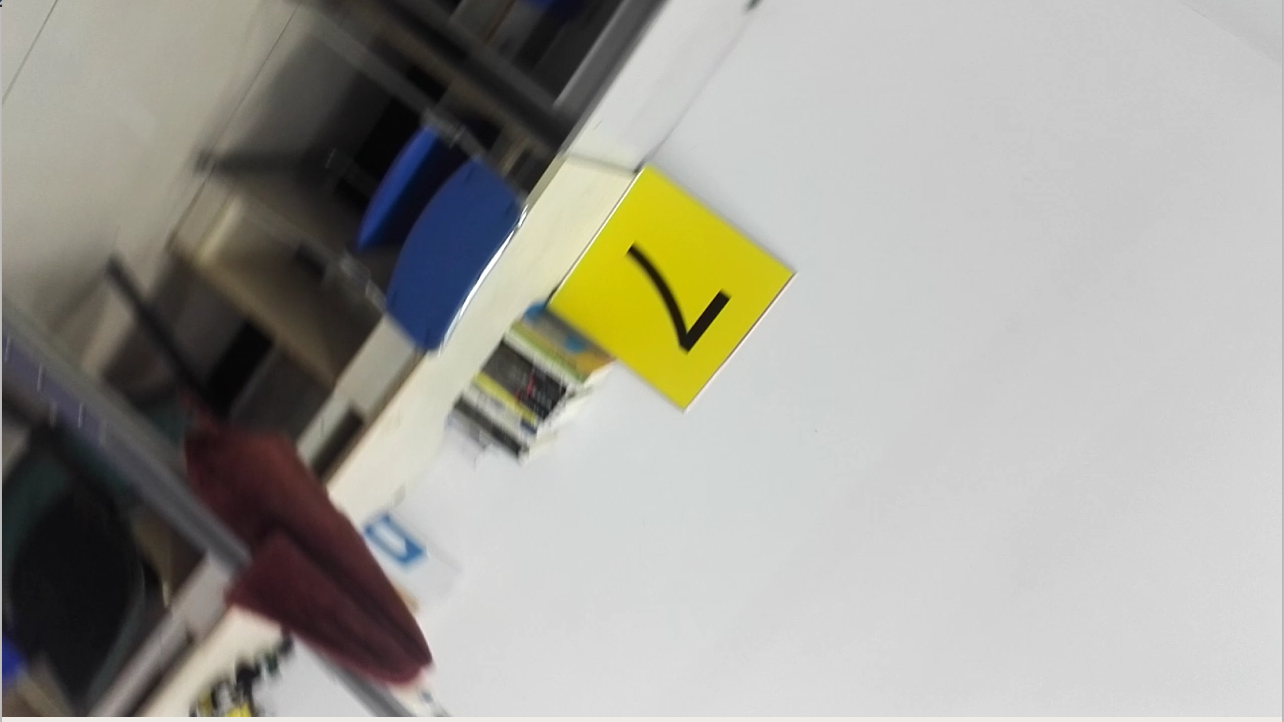
#> input picture locatingYellowMark/data/test5.png, 1284 x 722 px
$ python detectionYellowMarking.py   (older library calls are emulated)
#> lines starting #> are read from the running program, lines starting #| are printed output that depends on the picture; after the words box and inside, x2 and y2 are one past the last pixel; in counts of white or black regions, pixels touching at a corner belong together
#> further down, img is the input picture: shape (722, 1284, 3); mean B, G, R 152.2, 159.6, 161
'''
 * Copyright 2018/9/22 Yan Wang.
 *
 * cut the Yellow Mark in the photo
 *
 '''

import cv2
from matplotlib import pyplot as plt
import numpy as np
import math

def findYellowMark(img):
    # Set the upper and lower bounds in HSV
    lower = np.array([26, 160, 20])
    upper = np.array([34, 255, 255])

    # change the photo to hsv model
    img_HSV = cv2.cvtColor(img, cv2.COLOR_BGR2HSV)
#> img_HSV: shape (722, 1284, 3); mean H, S, V 34.8, 26.9, 163.1
    # use upper and lower to locate the yellow in the photo
    img_mask = cv2.inRange(img_HSV, lower, upper)
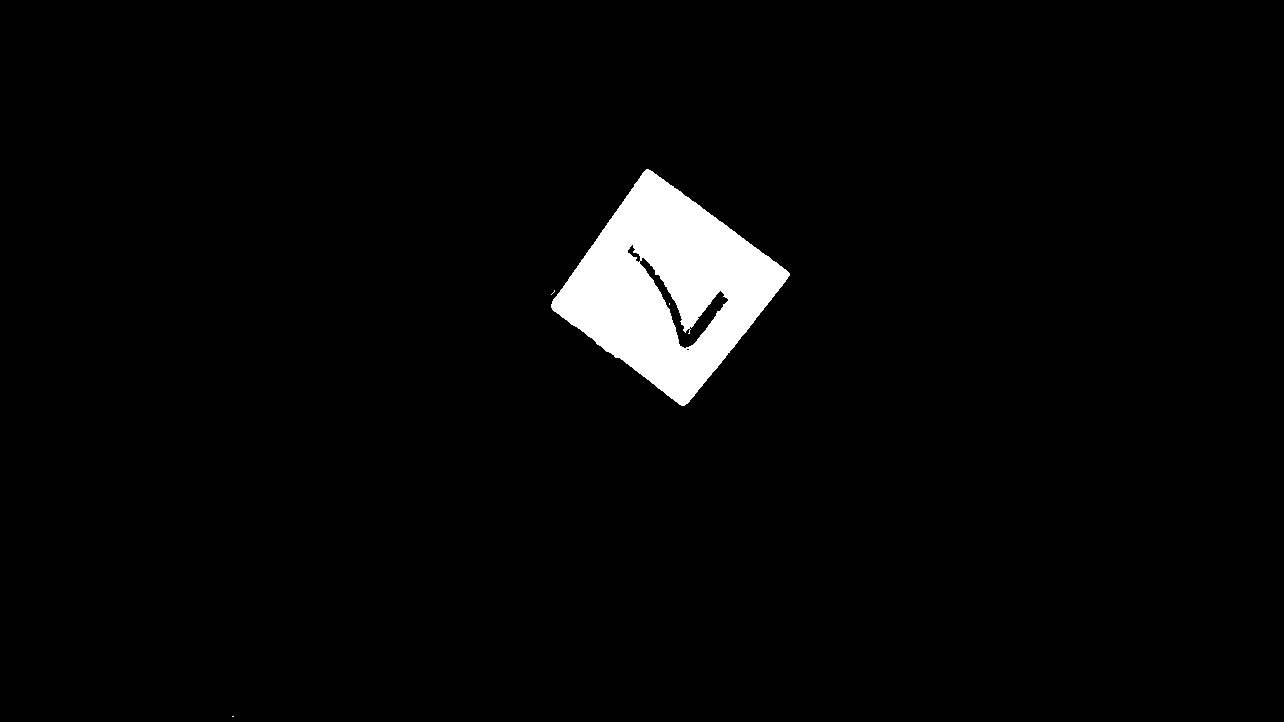
#> img_mask: shape (722, 1284); 3.1% white; 4 white regions (3 under 20 px), largest, box (x1, y1, x2, y2) and area: (551, 169, 790, 406) 28383
    # threshold
    (T, threshold_img) = cv2.threshold(img_mask, 0, 255, cv2.THRESH_OTSU+cv2.THRESH_BINARY)
#> T = 0
    # edge detection by Canny
    edge_img = cv2.Canny(threshold_img,100,200)
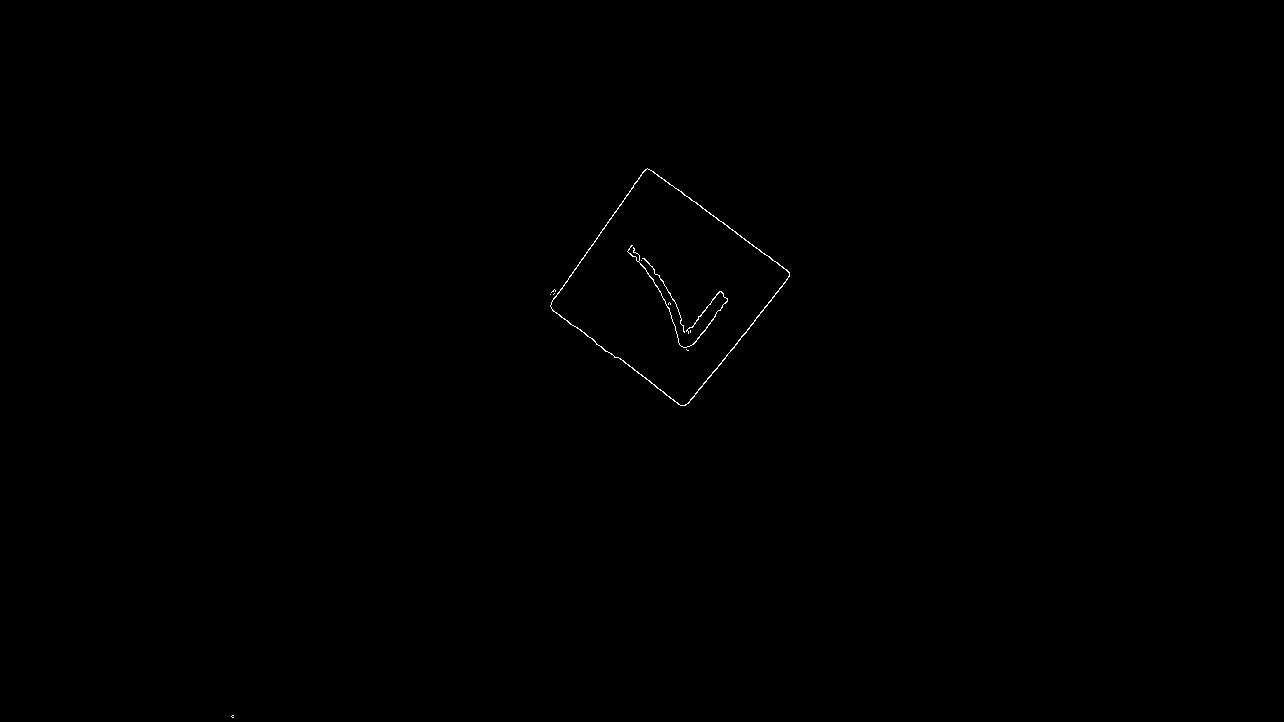
#> edge_img: shape (722, 1284); 0.13% white in thin lines or dots, all inside (x1, y1, x2, y2) = (231, 168, 790, 718)
    # get the contours and the hierarchy of contours
    img_fc, contours, hierarchy = cv2.findContours(edge_img, cv2.RETR_TREE, cv2.CHAIN_APPROX_SIMPLE)
#> contours = 12 contours, 9 with area under 20; largest, box (x1, y1, x2, y2) and area: (550, 168, 790, 406) 30027, (550, 168, 790, 406) 29770, (627, 245, 728, 348) 67
    # use the nested models to locate the yellow mark
    hierarchy = hierarchy[0]
    found = []
    for i in range(len(contours)):
        k = i
        c = 0
        while hierarchy[k][2] != -1:
            k = hierarchy[k][2]
            c = c + 1
        if c >= 2:
            found.append(i)
#> this loop made 12 passes
#> after the loop, found = [4]
    img_mark = img.copy()
    mark_edge = []
    for i in found:
        # record the edge of yellow mark
        mark_edge.append(contours[i])
        # put the mark_edge into the original img
        cv2.drawContours(img_mark,contours,i,(0,0,255),3)
#> this loop made 1 pass
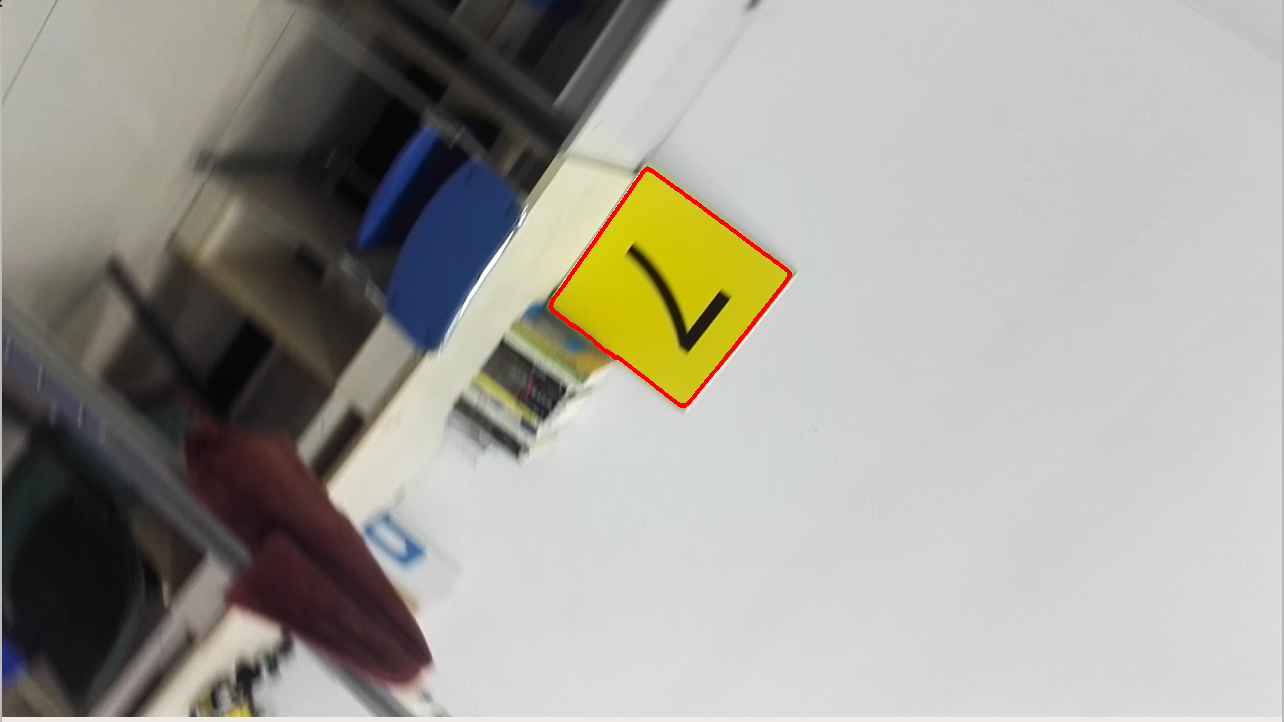
#> img_mark: shape (722, 1284, 3); 0.3% of pixels changed, all inside (x1, y1, x2, y2) = (548, 166, 792, 408)
#> after the loop, mark_edge = 1 contour; box (x1, y1, x2, y2) and area: (550, 168, 790, 406) 30027

    return img_mark

if __name__ == '__main__':
    img = cv2.imread('data/test5.png')

    img_mark = findYellowMark(img)

    cv2.namedWindow("Image")
    cv2.imshow("Image", img)
    cv2.namedWindow("Image2")
    cv2.imshow("Image2", img_mark)

    cv2.waitKey (0)

$ run again, with locatingYellowMark/data/test4.png copied over locatingYellowMark/data/test5.png
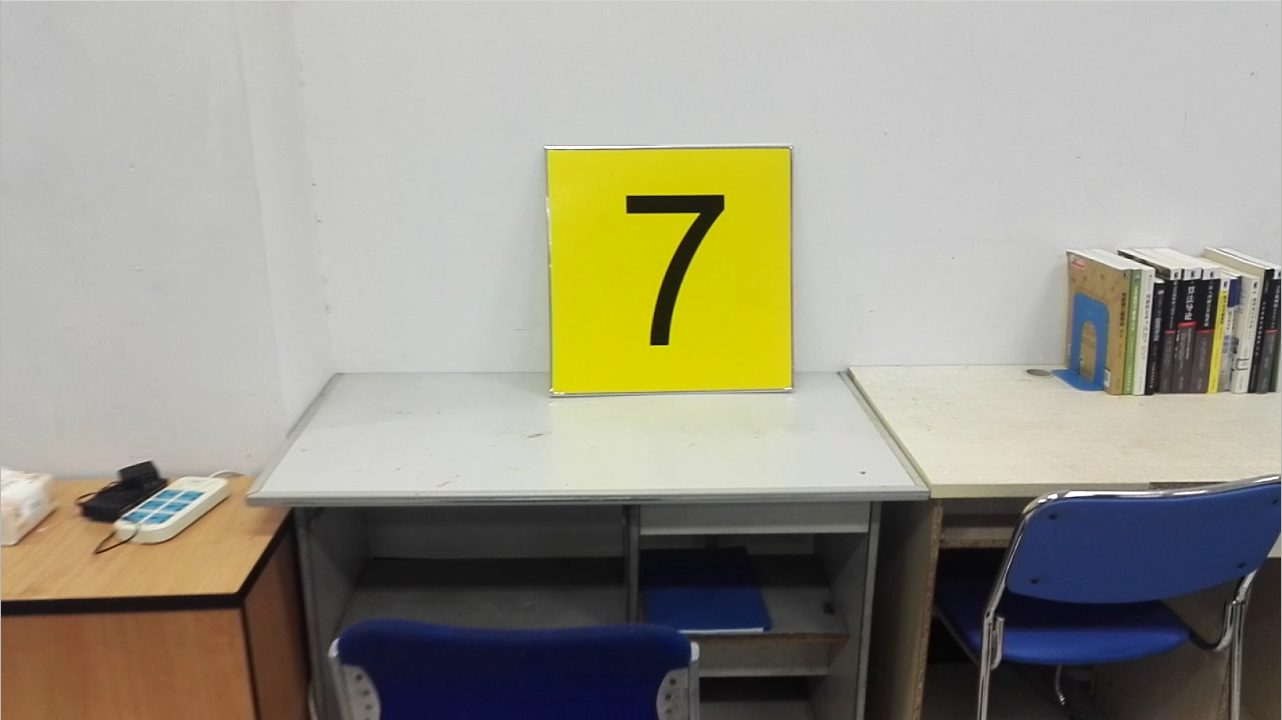
#> input picture locatingYellowMark/data/test4.png, 1282 x 720 px
#> img is the input picture: shape (720, 1282, 3); mean B, G, R 136.8, 151.6, 154.4
#> img_HSV: shape (720, 1282, 3); mean H, S, V 37.4, 48.6, 158.8
#> in findYellowMark, `img_mask = cv2.inRange(img_HSV, lower, upper)`:
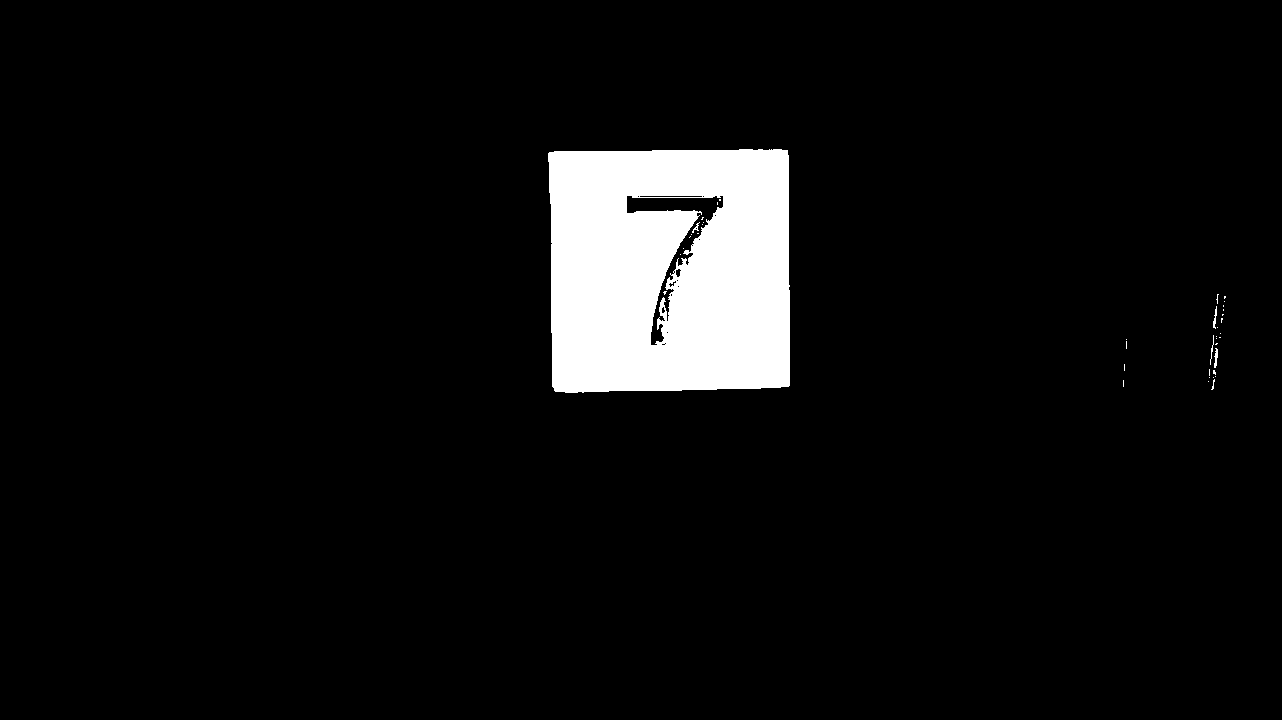
#> img_mask: shape (720, 1282); 5.9% white; 40 white regions (35 under 20 px), largest, box (x1, y1, x2, y2) and area: (548, 149, 790, 393) 54571, (1214, 348, 1218, 368) 50, (1213, 306, 1217, 329) 45, (1210, 335, 1214, 365) 34, (692, 222, 700, 233) 27
#> T = 0
#> edge_img: shape (720, 1282); 0.24% white in thin lines or dots, all inside (x1, y1, x2, y2) = (547, 148, 1226, 393)
#> contours = 92 contours, 87 with area under 20; largest, box (x1, y1, x2, y2) and area: (547, 148, 790, 393) 57264, (547, 148, 790, 393) 57261, (626, 195, 723, 215) 202, (637, 195, 705, 199) 197, (1125, 338, 1128, 349) 20
#> the loop in findYellowMark, `for i in range(len(contours)):` made 92 passes
#> after the loop in findYellowMark, `for i in range(len(contours)):`: found = [42]
#> the loop in findYellowMark, `for i in found:` made 1 pass
#> after the loop in findYellowMark, `for i in found:`:
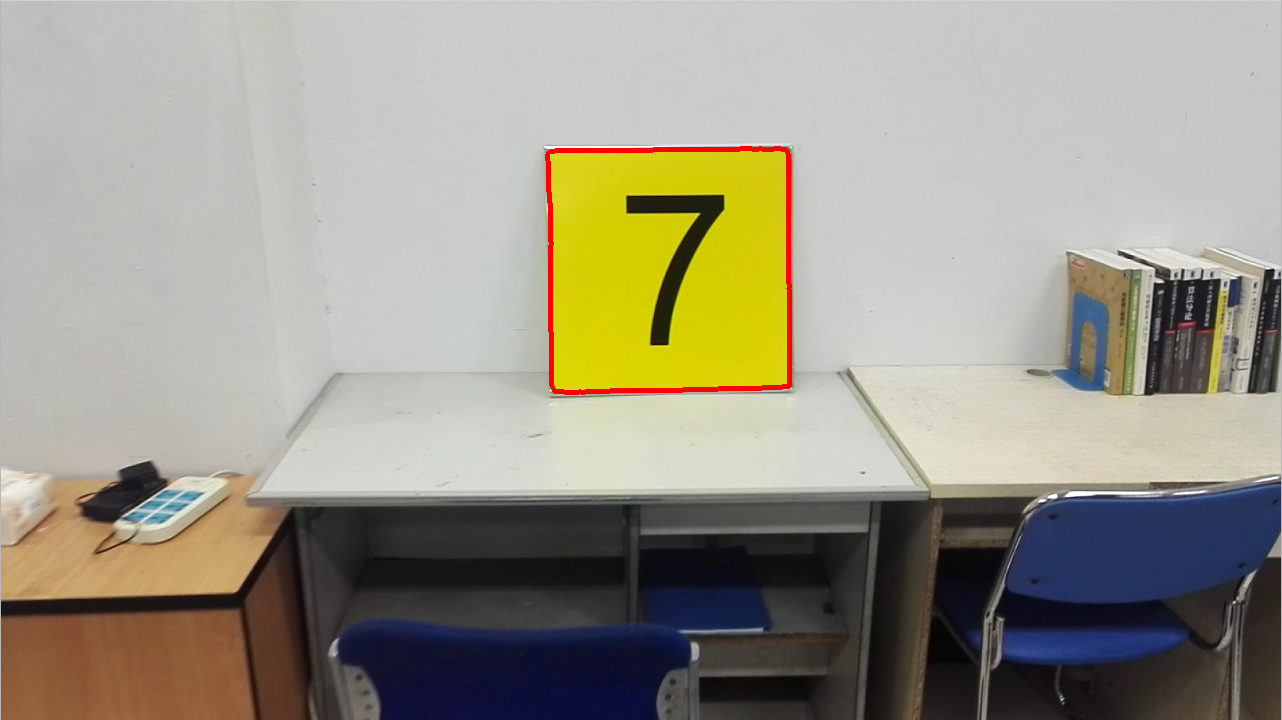
#> img_mark: shape (720, 1282, 3); 0.51% of pixels changed, all inside (x1, y1, x2, y2) = (545, 146, 792, 395)
#> after the loop in findYellowMark, `for i in found:`: mark_edge = 1 contour; box (x1, y1, x2, y2) and area: (547, 148, 790, 393) 57264

$ run again, with locatingYellowMark/data/test6.png copied over locatingYellowMark/data/test5.png
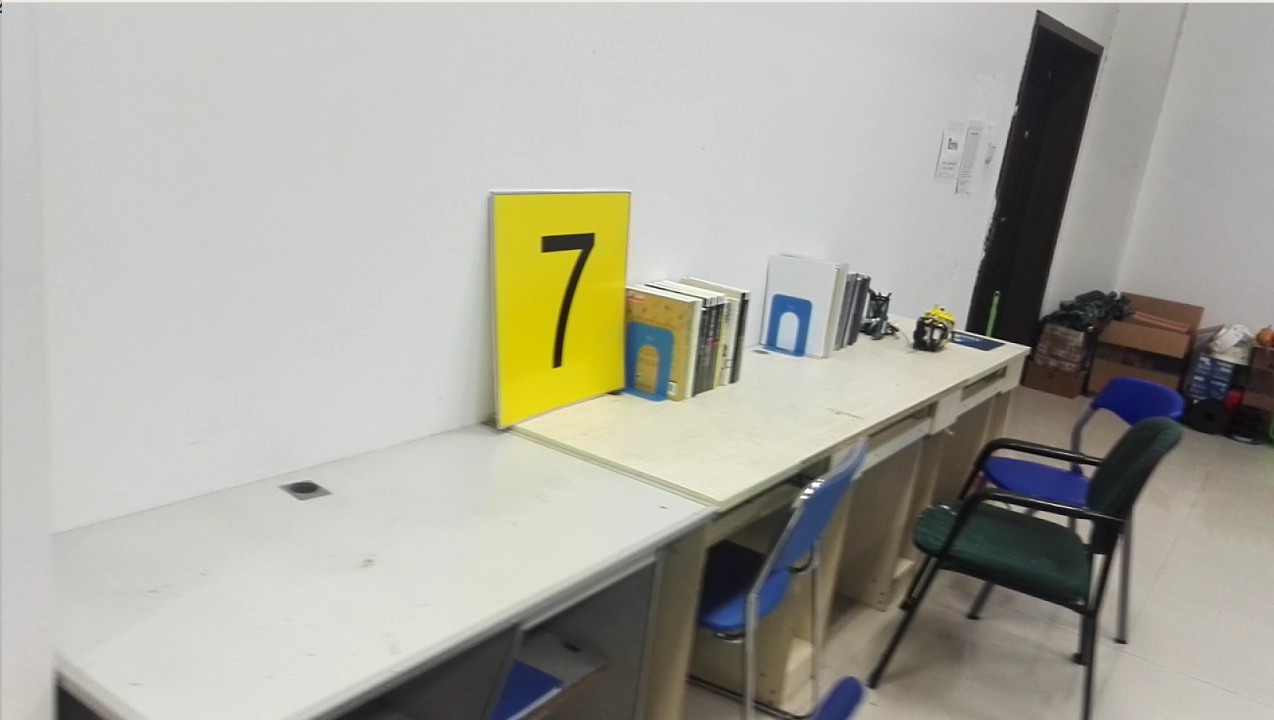
#> input picture locatingYellowMark/data/test6.png, 1274 x 720 px
#> img is the input picture: shape (720, 1274, 3); mean B, G, R 158.6, 167.9, 169.3
#> img_HSV: shape (720, 1274, 3); mean H, S, V 31.7, 25.7, 171.2
#> in findYellowMark, `img_mask = cv2.inRange(img_HSV, lower, upper)`:
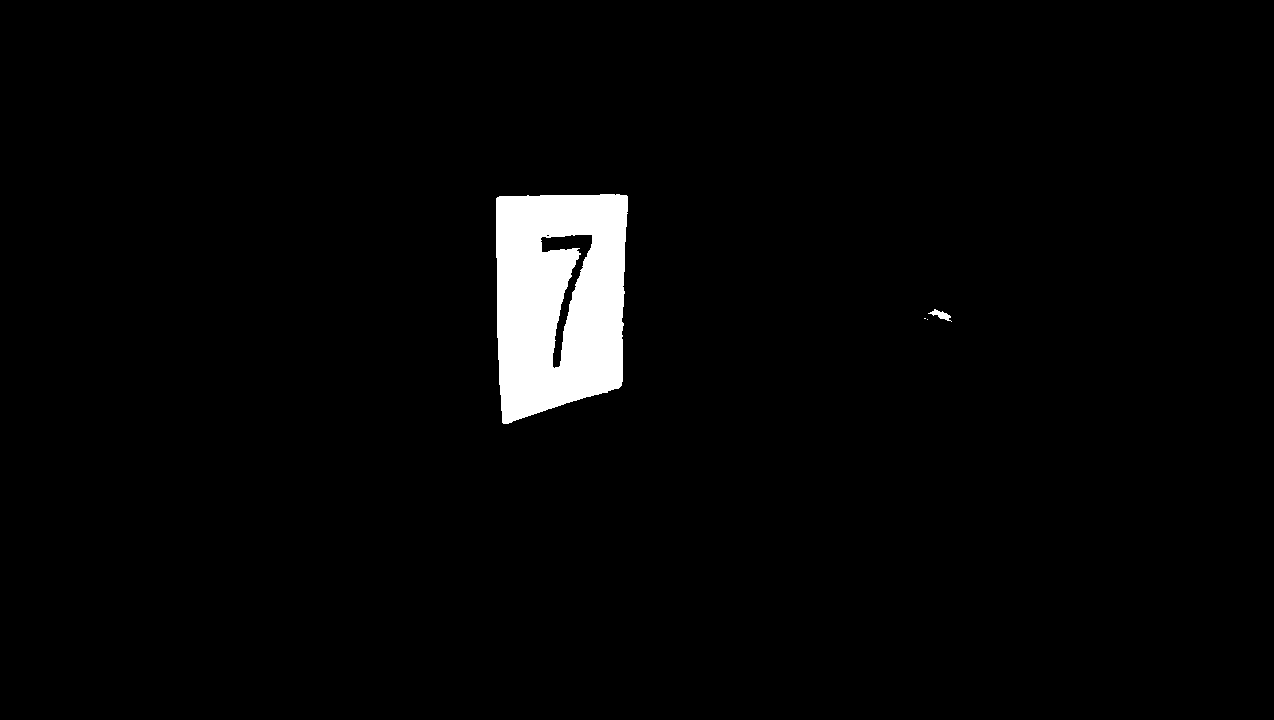
#> img_mask: shape (720, 1274); 2.8% white; 4 white regions (2 under 20 px), largest, box (x1, y1, x2, y2) and area: (496, 194, 628, 424) 25107, (928, 309, 952, 322) 120
#> T = 0
#> edge_img: shape (720, 1274); 0.12% white in thin lines or dots, all inside (x1, y1, x2, y2) = (495, 193, 951, 424)
#> contours = 7 contours, 5 with area under 20; largest, box (x1, y1, x2, y2) and area: (495, 193, 628, 424) 26756, (495, 193, 628, 424) 26750
#> the loop in findYellowMark, `for i in range(len(contours)):` made 7 passes
#> after the loop in findYellowMark, `for i in range(len(contours)):`: found = [4]
#> the loop in findYellowMark, `for i in found:` made 1 pass
#> after the loop in findYellowMark, `for i in found:`:
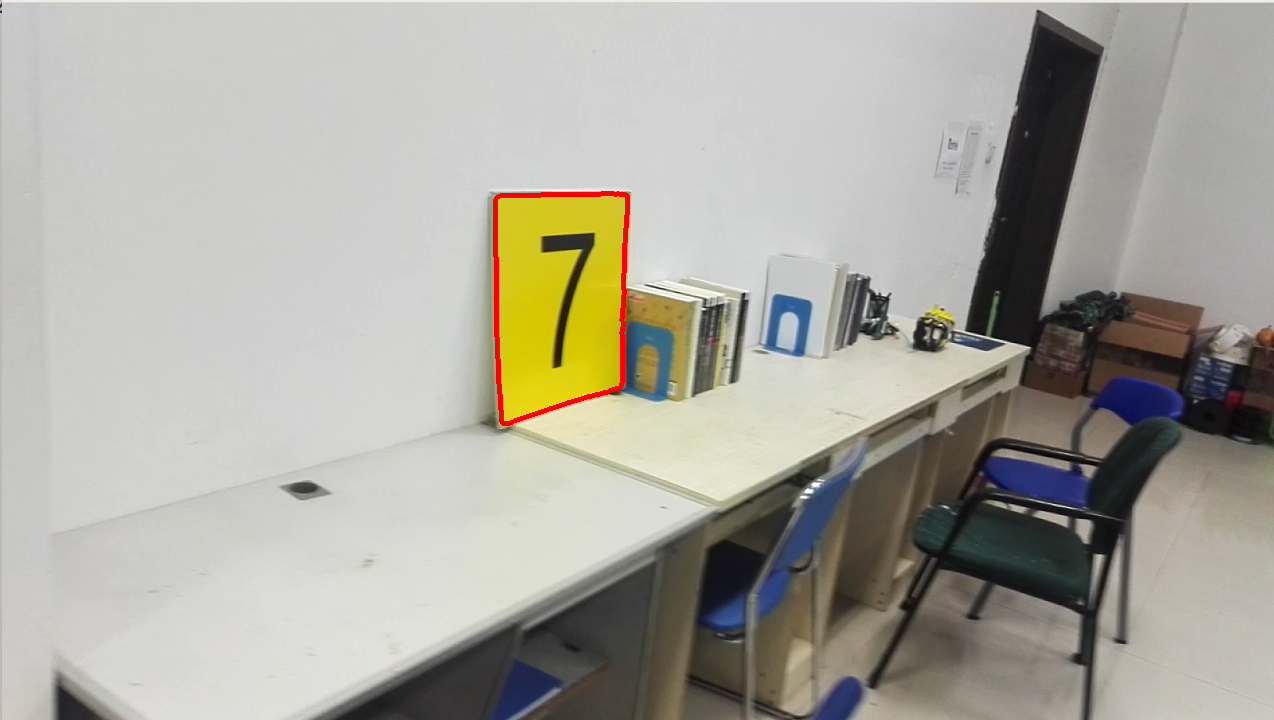
#> img_mark: shape (720, 1274, 3); 0.36% of pixels changed, all inside (x1, y1, x2, y2) = (493, 191, 630, 426)
#> after the loop in findYellowMark, `for i in found:`: mark_edge = 1 contour; box (x1, y1, x2, y2) and area: (495, 193, 628, 424) 26756
